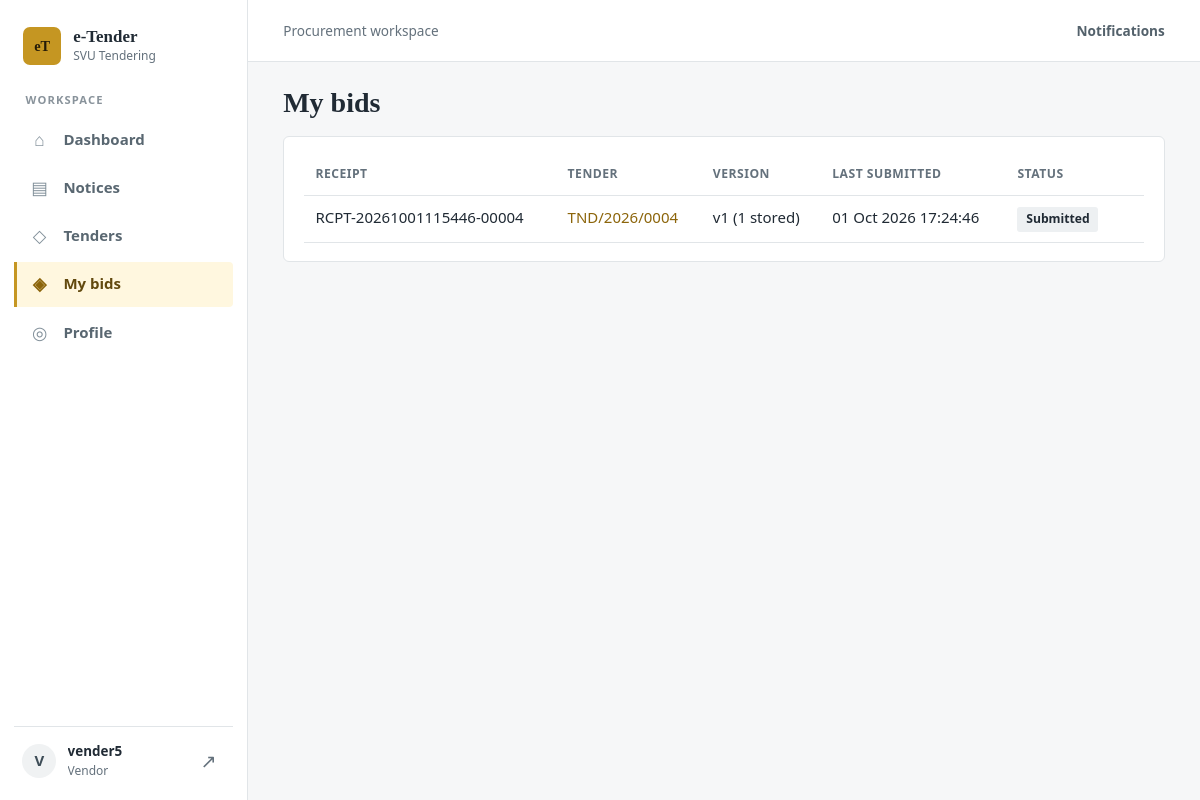
Page /my-bids/ (signed in) on the committed database.
### accounts/models.py (models this page shows, shortened)
class User(AbstractUser):
    class Role(models.TextChoices):
        ADMIN = 'ADMIN', 'Admin'
        PO = 'PO', 'Purchase Officer'
        HOD = 'HOD', 'Head of Department'
        TC = 'TC', 'Technical Committee'
        FC = 'FC', 'Finance Committee'
        CFO = 'CFO', 'CFO'
        VENDOR = 'VENDOR', 'Vendor'
    email = models.EmailField(unique=True)
    role = models.CharField(max_length=10, choices=Role.choices, default=Role.VENDOR)
    phone = models.CharField(max_length=30, blank=True)
    email_verified = models.BooleanField(default=False)
    failed_attempts = models.PositiveIntegerField(default=0)
    locked_until = models.DateTimeField(null=True, blank=True)
    INTERNAL_ROLES = ('ADMIN', 'PO', 'HOD', 'TC', 'FC', 'CFO')

### tenders/models.py (models this page shows, shortened)
class Bid(models.Model):
    class Status(models.TextChoices):
        SUBMITTED = 'SUBMITTED', 'Submitted'
        REVISED = 'REVISED', 'Revised'
        WITHDRAWN = 'WITHDRAWN', 'Withdrawn'
        OPENED = 'OPENED', 'Opened'
        TECH_QUALIFIED = 'TECH_QUALIFIED', 'Technically qualified'
        TECH_DISQUALIFIED = 'TECH_DISQUALIFIED', 'Technically disqualified'
        SHORTLISTED = 'SHORTLISTED', 'Shortlisted'
        SELECTED = 'SELECTED', 'Selected'
        NOT_SELECTED = 'NOT_SELECTED', 'Not selected'
    tender = models.ForeignKey(Tender, on_delete=models.CASCADE, related_name='bids')
    vendor = models.ForeignKey(Vendor, on_delete=models.PROTECT, related_name='bids')
    status = models.CharField(max_length=20, choices=Status.choices, default=Status.SUBMITTED)
    current_version = models.PositiveIntegerField(default=0)
    receipt_no = models.CharField(max_length=40, blank=True)
    submitted_at = models.DateTimeField(default=timezone.now)
    class Meta:
        unique_together = ('tender', 'vendor')       # BID-05: one active bid per vendor

class Tender(models.Model):
    class Status(models.TextChoices):
        DRAFT = 'DRAFT', 'Draft'
        PUBLISHED = 'PUBLISHED', 'Published'
        BIDDING_OPEN = 'BIDDING_OPEN', 'Bidding open'
        BIDDING_CLOSED = 'BIDDING_CLOSED', 'Bidding closed'
        OPENED = 'OPENED', 'Opened'
        TECHNICAL_REVIEW = 'TECHNICAL_REVIEW', 'Technical review'
        TECHNICAL_APPROVED = 'TECHNICAL_APPROVED', 'Technically approved'
        FINANCE_REVIEW = 'FINANCE_REVIEW', 'Finance review'
        QUOTATION_VALIDATION = 'QUOTATION_VALIDATION', 'Quotation validation'
        CFO_REVIEW = 'CFO_REVIEW', 'CFO review'
        APPROVED = 'APPROVED', 'Approved (award pending)'
        AWARDED = 'AWARDED', 'Awarded'
        CLOSED = 'CLOSED', 'Closed'
        REJECTED = 'REJECTED', 'Rejected'
        SENT_BACK = 'SENT_BACK', 'Sent back'
        CANCELLED = 'CANCELLED', 'Cancelled'
    class Visibility(models.TextChoices):
        OPEN = 'OPEN', 'Open – all approved vendors'
        LIMITED = 'LIMITED', 'Limited – invited vendors only'
    tender_no = models.CharField(max_length=30, blank=True, unique=True)
    notice = models.ForeignKey(Notice, null=True, blank=True, on_delete=models.PROTECT, related_name='tenders')
    title = models.CharField(max_length=250)
    category = models.CharField(max_length=80)
    description = models.TextField('Description / specification')
    quantity = models.DecimalField(max_digits=14, decimal_places=2, default=1)
    unit = models.CharField(max_length=30, default='Nos')
    estimated_value = models.DecimalField(max_digits=16, decimal_places=2)
    currency = models.CharField(max_length=5, default='INR')
    emd_amount = models.DecimalField('EMD / security deposit', max_digits=14, decimal_places=2, default=0)
    eligibility = models.TextField(blank=True)
    terms = models.TextField('Payment & delivery terms / T&C', blank=True)
    evaluation_criteria = models.TextField(blank=True)
    contact_person = models.CharField(max_length=200, blank=True)
    visibility = models.CharField(max_length=8, choices=Visibility.choices, default=Visibility.OPEN)
    bid_start_at = models.DateTimeField()
    bid_end_at = models.DateTimeField()
    opening_at = models.DateTimeField()
    status = models.CharField(max_length=22, choices=Status.choices, default=Status.DRAFT)
    return_stage = models.CharField(max_length=10, blank=True)   # stage that rejected / sent back
    status_reason = models.TextField(blank=True)
    round = models.PositiveIntegerField(default=0)                # increments on each forward
    created_by = models.ForeignKey(User, on_delete=models.PROTECT, related_name='tenders_created')
    opened_by = models.ForeignKey(User, null=True, blank=True, on_delete=models.PROTECT, related_name='+')
    opened_at = models.DateTimeField(null=True, blank=True)
    created_at = models.DateTimeField(auto_now_add=True)
    class Meta:
        ordering = ['-created_at']
    def save(self, *a, **k):
        super().save(*a, **k)
        if not self.tender_no:
            self.tender_no = f'TND/{timezone.now().year}/{self.pk:04d}'
            super().save(update_fields=['tender_no'])
    def sync_status(self):
        if self.status in (self.Status.PUBLISHED, self.Status.BIDDING_OPEN):
            now = timezone.now()
            new = self.status
            if now >= self.bid_end_at:
                new = self.Status.BIDDING_CLOSED
            elif now >= self.bid_start_at:
                new = self.Status.BIDDING_OPEN
            if new != self.status:
                self.status = new
                self.save(update_fields=['status'])
        return self.status
    @property
    def accepting_bids(self):
        self.sync_status()
        now = timezone.now()
        return (self.status in (self.Status.PUBLISHED, self.Status.BIDDING_OPEN)
                and self.bid_start_at <= now < self.bid_end_at)

### tenders/views.py (the view)
# urls.py: path('my-bids/', v.my_bids, name='my_bids'),
@role_required('VENDOR')
def my_bids(request):
    bids = request.user.vendor.bids.select_related('tender').prefetch_related('versions')
    for b in bids:
        b.tender.sync_status()
    return render(request, 'tenders/my_bids.html', {'bids': bids})

### tenders/context_processors.py (called while the page is built)
def globals(request):
    from django.conf import settings
    ctx = {'ORG_NAME': settings.ORG_NAME}
    u = getattr(request, 'user', None)
    if u is not None and u.is_authenticated:
        from .models import Notification
        ctx['unread_count'] = Notification.objects.filter(user=u, read_at__isnull=True).count()
    return ctx

### templates/tenders/my_bids.html
{% extends 'base.html' %}{% block content %}<h1>My bids</h1><div class="card"><table><tr><th>Receipt</th><th>Tender</th><th>Version</th><th>Last submitted</th><th>Status</th><th></th></tr>
{% for b in bids %}<tr><td>{{ b.receipt_no }}</td><td><a href="{% url 'tender_detail' b.tender.pk %}">{{ b.tender.tender_no }}</a></td><td>v{{ b.current_version }} ({{ b.versions.count }} stored)</td><td>{{ b.submitted_at|date:"d M Y H:i:s" }}</td><td><span class="badge">{{ b.get_status_display }}</span></td>
<td>{% if b.tender.accepting_bids %}<a href="{% url 'bid_form' b.tender.pk %}">Edit / withdraw</a>{% endif %}</td></tr>{% empty %}<tr><td colspan="6">No bids yet.</td></tr>{% endfor %}</table></div>{% endblock %}

### templates/base.html (shortened to what this page needs)
<!doctype html>
<html lang="en">
<head>
	{% load static %}<link rel="stylesheet" href="{% static 'css/style.css' %}">
</head>
<body>
{% if user.is_authenticated %}
<div class="app-shell">
	<aside class="sidebar">
		<a class="sidebar-brand" href="/">
			<span class="brand-mark" aria-hidden="true">eT</span>
			<span class="brand-copy"><strong>e-Tender</strong><small>{{ ORG_NAME }}</small></span>
		</a>
		<p class="sidebar-section-label">Workspace</p>
		<nav class="side-nav" aria-label="Main navigation">
			<a class="side-link{% if request.resolver_match.url_name == 'dashboard' %} active{% endif %}" href="{% url 'dashboard' %}"><span class="nav-icon" aria-hidden="true">⌂</span>Dashboard</a>
			<a class="side-link{% if request.resolver_match.url_name == 'notice_list' %} active{% endif %}" href="{% url 'notice_list' %}"><span class="nav-icon" aria-hidden="true">▤</span>Notices</a>
			<a class="side-link" href="{% url 'tender_list' %}"><span class="nav-icon" aria-hidden="true">◇</span>Tenders</a>
			{% if user.role == 'VENDOR' %}
			<a class="side-link{% if request.resolver_match.url_name == 'my_bids' %} active{% endif %}" href="{% url 'my_bids' %}"><span class="nav-icon" aria-hidden="true">◈</span>My bids</a>
			<a class="side-link{% if request.resolver_match.url_name == 'profile' %} active{% endif %}" href="{% url 'profile' %}"><span class="nav-icon" aria-hidden="true">◎</span>Profile</a>
			{% endif %}
		</nav>
		<div class="sidebar-spacer"></div>
		<div class="sidebar-user">
			<span class="user-avatar" aria-hidden="true">{{ user.username|slice:":1"|upper }}</span>
			<span class="user-copy"><strong>{{ user.username }}</strong><small>{{ user.get_role_display }}</small></span>
			<a class="signout-link" href="{% url 'logout' %}" aria-label="Sign out">↗</a>
		</div>
	</aside>
	<div class="app-main">
		<header class="topbar">
			<span class="topbar-context">Procurement workspace</span>
			<div class="topbar-actions">
				<a class="notifications-link" href="{% url 'notifications' %}">Notifications{% if unread_count %}<span class="notification-count">{{ unread_count }}</span>{% endif %}</a>
			</div>
		</header>
{% endif %}
<main>
	{% block content %}{% endblock %}
</main>
{% if user.is_authenticated %}</div></div>{% endif %}
</body>
</html>

### static/css/style.css (style rules this page uses)
:root { color-scheme: light; --bg: #f6f7f8; --surface: #ffffff; --ink: #202a34; --muted: #64717c; --gold: #c59622; --gold-deep: #8c650b; --gold-wash: #fff7df; --line: #e1e5e8; --ok: #18734e; --bad: #b43d3d; --warn: #8c650b; }
* { box-sizing: border-box; }
body { margin: 0; background: var(--bg); color: var(--ink); font: 15px/1.55 "Segoe UI", Tahoma, sans-serif; }
a { color: var(--gold-deep); text-decoration: none; }
.app-shell { display: grid; grid-template-columns: 248px minmax(0, 1fr); min-height: 100vh; }
.sidebar { position: sticky; top: 0; display: flex; height: 100vh; flex-direction: column; padding: 1.35rem .9rem 1rem; background: var(--surface); border-right: 1px solid var(--line); }
.sidebar-brand { display: flex; align-items: center; gap: .75rem; padding: .35rem .55rem 1.5rem; color: var(--ink); text-decoration: none; }
.brand-mark { display: grid; width: 38px; aspect-ratio: 1; place-items: center; border-radius: 7px; background: var(--gold); color: #241b08; font: 700 .9rem Georgia, "Times New Roman", serif; }
.brand-copy, .user-copy { display: grid; min-width: 0; }
.brand-copy strong { font: 700 1.06rem Georgia, "Times New Roman", serif; }
.brand-copy small, .user-copy small { overflow: hidden; color: var(--muted); font-size: .75rem; text-overflow: ellipsis; white-space: nowrap; }
.sidebar-section-label { margin: .1rem .7rem .55rem; color: #89939b; font-size: .7rem; font-weight: 750; letter-spacing: .1em; text-transform: uppercase; }
.side-nav { display: grid; gap: .2rem; }
.side-link { display: flex; min-height: 42px; align-items: center; gap: .8rem; padding: .55rem .7rem; border-left: 3px solid transparent; border-radius: 0 4px 4px 0; color: #596771; font-weight: 550; transition: color .15s ease, background-color .15s ease; }
.side-link.active { border-left-color: var(--gold); background: var(--gold-wash); color: #62490e; font-weight: 700; }
.nav-icon { display: grid; width: 22px; flex: 0 0 22px; place-items: center; color: #82909a; font-size: 1.1rem; }
.side-link.active .nav-icon { color: var(--gold-deep); }
.sidebar-spacer { flex: 1; }
.sidebar-user { display: flex; align-items: center; gap: .7rem; padding: .9rem .5rem .2rem; border-top: 1px solid var(--line); }
.user-avatar { display: grid; width: 34px; aspect-ratio: 1; flex: 0 0 34px; place-items: center; border-radius: 50%; background: #f0f2f3; color: #3e4d57; font-weight: 750; }
.user-copy { flex: 1; }
.user-copy strong { overflow: hidden; font-size: .84rem; text-overflow: ellipsis; white-space: nowrap; }
.signout-link { display: grid; width: 32px; aspect-ratio: 1; place-items: center; border-radius: 4px; color: var(--muted); font-size: 1.2rem; }
.app-main { min-width: 0; }
.topbar { display: flex; min-height: 62px; align-items: center; justify-content: space-between; gap: 1rem; padding: .7rem clamp(1rem, 3vw, 2.2rem); border-bottom: 1px solid var(--line); background: var(--surface); }
.topbar-context { color: var(--muted); font-size: .85rem; }
.topbar-actions { display: flex; align-items: center; gap: 1rem; }
.notifications-link { display: inline-flex; align-items: center; gap: .5rem; color: #53616b; font-size: .85rem; font-weight: 600; }
main { width: min(1200px, 100%); margin: 1.8rem auto; padding: 0 clamp(1rem, 4vw, 2.5rem); }
.app-main main { width: 100%; margin: 1.5rem auto; padding: 0 clamp(1rem, 3vw, 2.2rem); }
.card { margin-bottom: 1rem; padding: 1.15rem 1.25rem; overflow-x: auto; background: var(--surface); border: 1px solid var(--line); border-radius: 6px; }
h1, h2, h3 { color: var(--ink); }
h1 { margin: .15rem 0 1rem; font-family: Georgia, "Times New Roman", serif; font-size: 1.75rem; line-height: 1.2; }
table { width: 100%; border-collapse: collapse; }
th, td { padding: .65rem .7rem; border-bottom: 1px solid var(--line); text-align: left; vertical-align: top; }
th { color: var(--muted); font-size: .76rem; font-weight: 700; letter-spacing: .04em; text-transform: uppercase; }
.badge { display: inline-block; padding: .18rem .55rem; border-radius: 3px; background: #edf0f2; color: var(--ink); font-size: .76rem; font-weight: 650; }

### rows in the picture
User: username "V", username "vender5", role "Vendor"
Bid: receipt_no "RCPT-20261001115446-00004", tender.tender_no "TND/2026/0004", current_version "1", versions.count "1", submitted_at "01 Oct 2026 17:24:46", status "Submitted"

### other values in the picture
{{ ORG_NAME }} "SVU Tendering"
